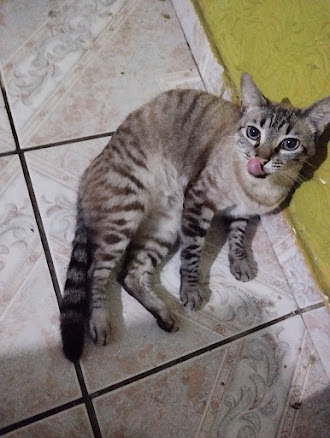
#> input picture Computer Vision/Questionario_2/IMG_20231123_230708.jpg, 330 x 438 px
$ python white_balance_correction.py
#> lines starting #> are read from the running program, lines starting #| are printed output that depends on the picture; long printed decimals are rounded
import cv2
import numpy as np
import matplotlib.pyplot as plt
from PIL import Image
import colorsys

def rgb_to_xyz(rgb):
    """Converte RGB para XYZ"""
    # Normaliza RGB para [0,1]
    rgb = rgb.astype(np.float64) / 255.0

    # Matriz de conversão RGB para XYZ (sRGB)
    transform_matrix = np.array([
        [0.4124, 0.3576, 0.1805],
        [0.2126, 0.7152, 0.0722],
        [0.0193, 0.1192, 0.9505]
    ])

    # Aplica a transformação
    xyz = np.dot(rgb, transform_matrix.T)
    return xyz

def xyz_to_rgb(xyz):
    """Converte XYZ para RGB"""
    # Matriz de conversão XYZ para RGB (sRGB)
    transform_matrix = np.array([
        [3.2406, -1.5372, -0.4986],
        [-0.9689, 1.8758, 0.0415],
        [0.0557, -0.2040, 1.0570]
    ])

    # Aplica a transformação
    rgb = np.dot(xyz, transform_matrix.T)

    # Clipping para [0,1]
    rgb = np.clip(rgb, 0, 1)

    # Converte para [0,255]
    rgb = (rgb * 255).astype(np.uint8)
    return rgb

def calculate_white_point(image, region_coords):
    """Calcula o ponto branco médio em uma região da imagem"""
    x1, y1, x2, y2 = region_coords
    region = image[y1:y2, x1:x2]

    # Calcula a média RGB da região
    white_point_rgb = np.mean(region, axis=(0, 1))

    # Converte para XYZ
    white_point_xyz = rgb_to_xyz(white_point_rgb.reshape(1, 1, 3))
    white_point_xyz = white_point_xyz[0, 0]

    return white_point_rgb, white_point_xyz

def apply_white_balance_rgb(image, white_point, target_white):
    """Aplica correção de white balance no espaço RGB"""
    # Normaliza os pontos brancos
    white_point_norm = white_point / np.max(white_point)
    target_white_norm = target_white / np.max(target_white)

    # Calcula os fatores de correção
    correction_factors = target_white_norm / white_point_norm

    # Aplica a correção
    corrected_image = image.astype(np.float64) * correction_factors
    corrected_image = np.clip(corrected_image, 0, 255).astype(np.uint8)

    return corrected_image

def apply_white_balance_xyz(image, white_point_xyz, target_white_xyz):
    """Aplica correção de white balance no espaço XYZ"""
    # Converte imagem para XYZ
    xyz_image = rgb_to_xyz(image)

    # Calcula os fatores de correção
    correction_factors = target_white_xyz / white_point_xyz

    # Aplica a correção
    corrected_xyz = xyz_image * correction_factors

    # Converte de volta para RGB
    corrected_image = xyz_to_rgb(corrected_xyz)

    return corrected_image

def main():
    # Carrega a imagem
    image_path = "IMG_20231123_230708.jpg"
    image = cv2.imread(image_path)
#> image is the input picture: shape (438, 330, 3); mean B, G, R 117.6, 125.3, 133.2
    image = cv2.cvtColor(image, cv2.COLOR_BGR2RGB)

    # Define a região do papel branco (coordenadas [x1, y1, x2, y2])
    # Você pode ajustar essas coordenadas manualmente
    paper_region = [100, 100, 300, 400]  # Exemplo - ajuste conforme sua imagem

    # Calcula o ponto branco
    white_point_rgb, white_point_xyz = calculate_white_point(image, paper_region)
#> in calculate_white_point, `region = image[y1:y2, x1:x2]`:
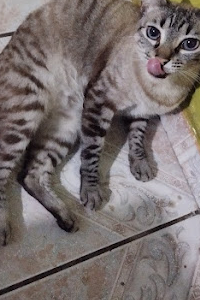
#> region: shape (300, 200, 3); mean R, G, B 120.3, 111.3, 110.3
#> in calculate_white_point, `white_point_rgb = np.mean(region, axis=(0, 1))`: white_point_rgb = [120.3, 111.3, 110.3]
#> in rgb_to_xyz, `rgb = rgb.astype(np.float64) / 255.0`: rgb = [[0.472, 0.436, 0.433]]
#> in rgb_to_xyz, `xyz = np.dot(rgb, transform_matrix.T)`: xyz = [[0.429, 0.444, 0.472]]
#> in calculate_white_point, `white_point_xyz = white_point_xyz[0, 0]`: white_point_xyz = [0.429, 0.444, 0.472]
#> white_point_rgb = [120.3, 111.3, 110.3]; white_point_xyz = [0.429, 0.444, 0.472]
    print(f"Ponto branco RGB detectado: {white_point_rgb}")
#| Ponto branco RGB detectado: [120.313 111.259 110.312]
    print(f"Ponto branco XYZ detectado: {white_point_xyz}")
#| Ponto branco XYZ detectado: [0.4287 0.4436 0.4723]

    # Iluminantes padrão (valores RGB aproximados)
    illuminants = {
        'D50': np.array([245, 245, 255]),  # Branco quente
        'D55': np.array([248, 248, 255]),  # Branco neutro
        'D65': np.array([255, 255, 255]),  # Branco padrão
        'D75': np.array([255, 255, 248])   # Branco frio
    }

    # Iluminantes XYZ (valores aproximados)
    illuminants_xyz = {
        'D50': np.array([0.9642, 1.0000, 0.8249]),
        'D55': np.array([0.9568, 1.0000, 0.9214]),
        'D65': np.array([0.9504, 1.0000, 1.0888]),
        'D75': np.array([0.9497, 1.0000, 1.2264])
    }

    # Aplica correção RGB
    print("\nAplicando correção RGB...")
    for name, target in illuminants.items():
        corrected_rgb = apply_white_balance_rgb(image, white_point_rgb, target)
        cv2.imwrite(f"white_balance_rgb_{name}.png", cv2.cvtColor(corrected_rgb, cv2.COLOR_RGB2BGR))
        print(f"Salvo: white_balance_rgb_{name}.png")
#> this loop made 4 passes
#> correction_factors in apply_white_balance_rgb on passes 1 to 4: [0.961, 1.04, 1.09], [0.973, 1.05, 1.09], [1, 1.08, 1.09], [1, 1.08, 1.06]

    # Aplica correção XYZ
    print("\nAplicando correção XYZ...")
    for name, target in illuminants_xyz.items():
        corrected_xyz = apply_white_balance_xyz(image, white_point_xyz, target)
        cv2.imwrite(f"white_balance_xyz_{name}.png", cv2.cvtColor(corrected_xyz, cv2.COLOR_RGB2BGR))
        print(f"Salvo: white_balance_xyz_{name}.png")
#> this loop made 4 passes
#> correction_factors in apply_white_balance_xyz on passes 1 to 4: [2.25, 2.25, 1.75], [2.23, 2.25, 1.95], [2.22, 2.25, 2.31], [2.22, 2.25, 2.6]
#> pass 1, in rgb_to_xyz (call 2), `rgb = rgb.astype(np.float64) / 255.0`:
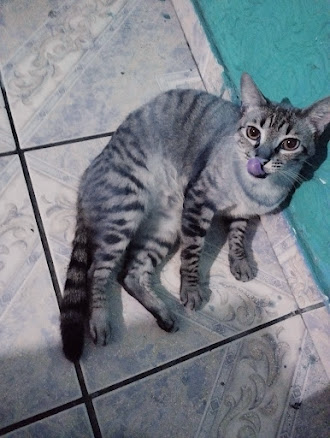
#> rgb: shape (438, 330, 3) float64; mean of channels 0, 1, 2 0.522, 0.491, 0.461; drawn as B, G, R
#> pass 1, in rgb_to_xyz (call 2), `xyz = np.dot(rgb, transform_matrix.T)`:
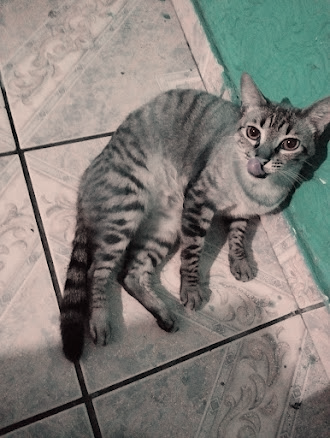
#> xyz: shape (438, 330, 3) float64; mean of channels 0, 1, 2 0.474, 0.496, 0.507; drawn as B, G, R
#> pass 1, in apply_white_balance_xyz, `corrected_xyz = xyz_image * correction_factors`:
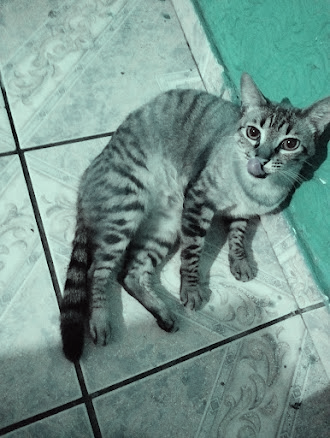
#> corrected_xyz: shape (438, 330, 3) float64; mean of channels 0, 1, 2 1.07, 1.12, 0.886; drawn with min black and max white
#> pass 1, in xyz_to_rgb, `rgb = np.dot(xyz, transform_matrix.T)`:
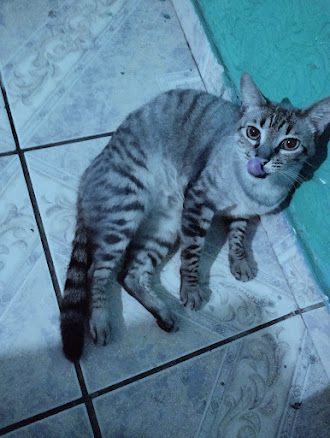
#> rgb: shape (438, 330, 3) float64; mean of channels 0, 1, 2 1.3, 1.1, 0.768; drawn with min black and max white
#> after the loop:
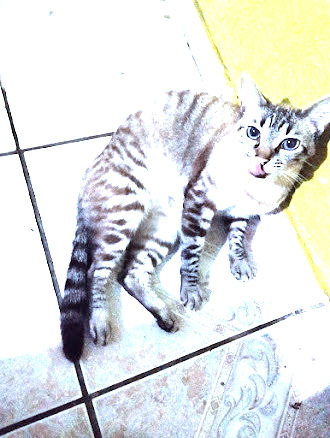
#> corrected_xyz: shape (438, 330, 3); mean R, G, B 221.5, 224.2, 223.8

    # Salva imagem original para comparação
    cv2.imwrite("original_image.png", cv2.cvtColor(image, cv2.COLOR_RGB2BGR))

    print("\nProcessamento concluído!")
    print("Arquivos gerados:")
    print("- original_image.png")
    print("- white_balance_rgb_D50.png, white_balance_rgb_D55.png, white_balance_rgb_D65.png, white_balance_rgb_D75.png")
    print("- white_balance_xyz_D50.png, white_balance_xyz_D55.png, white_balance_xyz_D65.png, white_balance_xyz_D75.png")

if __name__ == "__main__":
    main()
